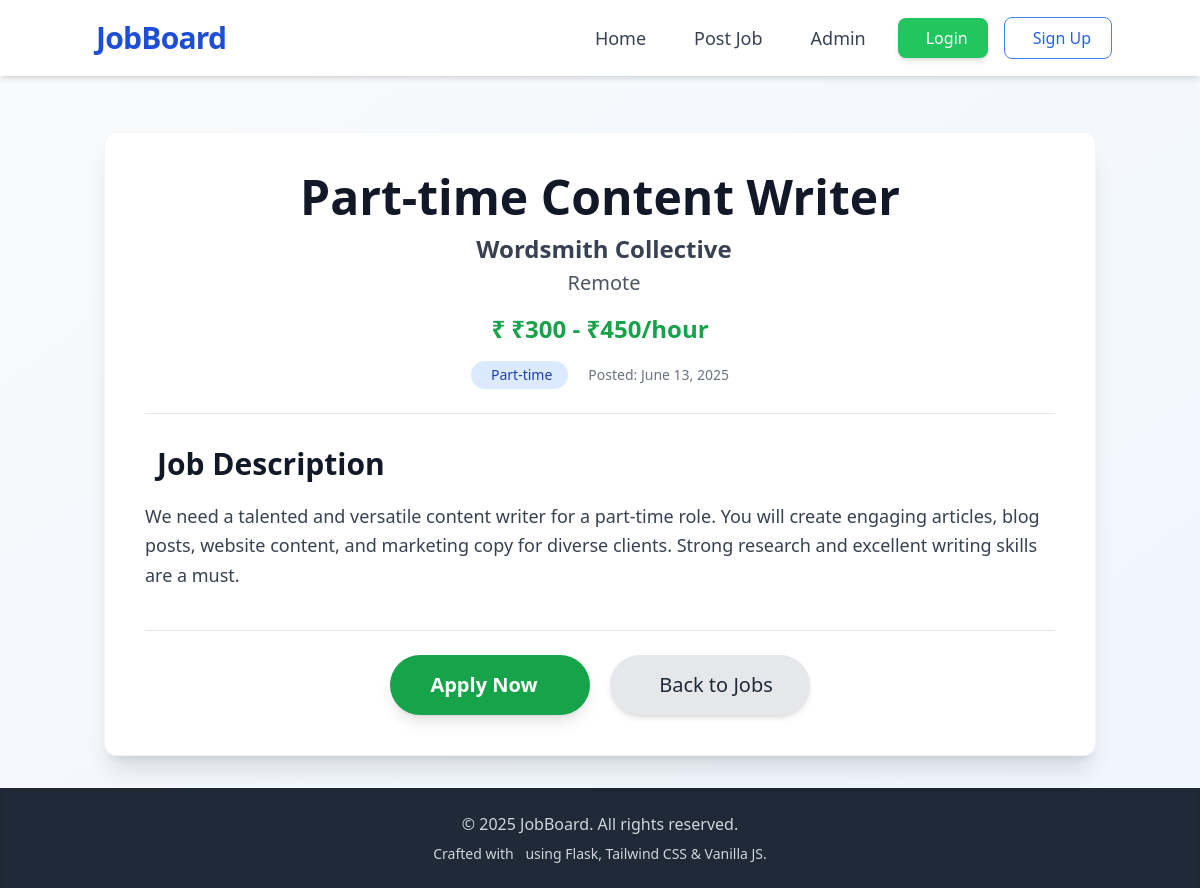
The page /job/5 on the database its author committed.
### tables this page shows
CREATE TABLE jobs (
    id INTEGER PRIMARY KEY AUTOINCREMENT,
    title TEXT NOT NULL,
    company TEXT NOT NULL,
    location TEXT NOT NULL,
    salary TEXT, -- Stored as TEXT for flexibility (e.g., "$100k - $120k", "Competitive")
    description TEXT NOT NULL,
    type TEXT DEFAULT 'Full-time', -- e.g., Full-time, Part-time, Contract, Internship
    date_posted TIMESTAMP DEFAULT CURRENT_TIMESTAMP -- Automatically records when the job was posted
);

### app.py (the view)
@app.route('/job/<int:job_id>')
def job_detail(job_id):
    db = get_db()
    job = db.execute('SELECT * FROM jobs WHERE id = ?', (job_id,)).fetchone()
    if job is None:
        flash('Sorry, the job you are looking for was not found.', 'error')
        return redirect(url_for('index'))
    return render_template('job_detail.html', job=job)

### app.py (called while the page is built)
def get_db():
    if 'db' not in g:
        g.db = sqlite3.connect(
            DATABASE,
            detect_types=sqlite3.PARSE_DECLTYPES # This helps in converting TIMESTAMP to Python datetime objects
        )
        g.db.row_factory = sqlite3.Row # Allows accessing columns by name (e.g., row['column_name'])
    return g.db

@app.before_request
def load_logged_in_user():
    user_id = session.get('user_id')
    if user_id is None:
        g.user = None
    else:
        g.user = get_user(user_id)

@app.context_processor
def inject_globals():
    return {'now': datetime.utcnow(), 'user': g.user}

### templates/job_detail.html (shortened to what this page needs)
{% extends 'base.html' %}
{% block content %}
<div class="bg-white p-8 md:p-10 rounded-xl shadow-xl border border-gray-100 animate-fadeIn">
    <div class="text-center mb-8 pb-6 border-b border-gray-200">
        <h1 class="text-4xl md:text-5xl font-extrabold text-gray-900 leading-tight mb-3">
            {{ job.title }}
        </h1>
        <p class="text-xl md:text-2xl text-gray-700 mb-1 flex items-center justify-center">
            <span class="font-semibold">{{ job.company }}</span>
        </p>
        <p class="text-lg md:text-xl text-gray-600 mb-4 flex items-center justify-center">
            {{ job.location }}
        </p>
        <p class="text-2xl font-bold text-green-600 mb-4 flex items-center justify-center">
            ₹
            {{ job.salary | default('Competitive Salary') }}
        </p>
        <div class="flex flex-wrap justify-center items-center gap-x-4 gap-y-2 text-sm text-gray-500">
            <span class="inline-block px-4 py-1 bg-blue-100 text-blue-800 rounded-full text-md font-medium">
                {{ job.type | default('Full-time') }}
            </span>
            <span class="text-gray-500 text-md flex items-center">
                Posted: {{ job.date_posted.strftime('%B %d, %Y') }}
            </span>
        </div>
    </div>
    <section class="mb-10">
        <h2 class="text-3xl font-bold text-gray-900 mb-5 flex items-center">
            Job Description
        </h2>
        <div class="prose max-w-full text-gray-700 leading-relaxed text-lg">
            <p>{{ job.description | safe }}</p>
        </div>
    </section>
    <div class="mt-10 pt-6 border-t border-gray-200 flex flex-col sm:flex-row justify-center gap-5">
        <a href="{{ url_for('apply_to_job', job_id=job.id) }}"
           class="bg-green-600 text-white px-8 py-4 rounded-full font-bold text-xl shadow-lg hover:bg-green-700 transition-all duration-300 transform hover:scale-105 flex items-center justify-center min-w-[200px]">
            Apply Now
        </a>
        <a href="{{ url_for('index') }}"
           class="bg-gray-200 text-gray-800 px-8 py-4 rounded-full font-medium text-xl shadow-md hover:bg-gray-300 transition-all duration-300 transform hover:scale-105 flex items-center justify-center min-w-[200px]">
            Back to Jobs
        </a>
    </div>
</div>
{% endblock %}

### static/css/style.css (style rules this page uses)
.prose { font-size: 1.125rem; line-height: 1.75; color: #374151; max-width: 100%; }
.prose p { @apply mb-4; }
.animate-fadeIn { animation: fadeIn 0.5s ease-out forwards; }

### templates/base.html (style rules this page uses)
html { font-family: 'Inter', sans-serif; scroll-behavior: smooth; }

### rows shown on the page
jobs: title "Part-time Content Writer", company "Wordsmith Collective", location "Remote", salary "₹300 - ₹450/hour", type "Part-time", date_posted "June 13, 2025", description "We need a talented and versatile content writer for a part-time role. You will create engaging articles, blog posts, website content, and marketing copy for diverse clients. Strong research and excellent writing skills are a must."
